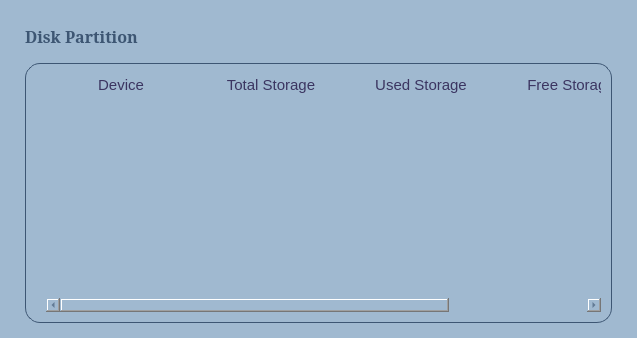
<?xml version="1.0" encoding="UTF-8"?>
<ui version="4.0">
 <class>Form</class>
 <widget class="QWidget" name="Form">
  <property name="geometry">
   <rect>
    <x>0</x>
    <y>0</y>
    <width>637</width>
    <height>338</height>
   </rect>
  </property>
  <property name="windowTitle">
   <string>Form</string>
  </property>
  <property name="styleSheet">
   <string notr="true">background-color: #A0B9D0;
color: #3d5673;</string>
  </property>
  <layout class="QVBoxLayout" name="verticalLayout">
   <property name="spacing">
    <number>15</number>
   </property>
   <property name="leftMargin">
    <number>25</number>
   </property>
   <property name="topMargin">
    <number>25</number>
   </property>
   <property name="rightMargin">
    <number>25</number>
   </property>
   <property name="bottomMargin">
    <number>15</number>
   </property>
   <item>
    <widget class="QLabel" name="label_93">
     <property name="font">
      <font>
       <family>Constantia</family>
       <pointsize>12</pointsize>
       <bold>true</bold>
      </font>
     </property>
     <property name="text">
      <string>Disk Partition</string>
     </property>
    </widget>
   </item>
   <item>
    <widget class="QTableWidget" name="tableWidget_2">
     <property name="font">
      <font>
       <family>Times New Roman</family>
       <pointsize>-1</pointsize>
      </font>
     </property>
     <property name="styleSheet">
      <string notr="true">QTableWidget {
	border-radius: 15px;
	border: 1px solid #3d5673;
	background-color: #A0B9D0;
	padding:10px;
	padding-left:20px;
	gridline-color: #3d5673;
	color:#3B3561;
	font-family: 'Times New Roman', serif;
	font-size: 15px;
}
QHeaderView {
	background-color: #A0B9D0;
	border-radius: 10px;
	color:#3B3561;
	font-family: 'Times New Roman', serif;
	font-size: 1s5px;
}

QHeaderView::section {
	background-color: #A0B9D0;
	border: none;
	border-radius: 25px;
	font-family: 'Times New Roman', serif;
	font-size: 15px;
}

QTableWidget QTableCornerButton::section {
    background-color: #A0B9D0;
    border: none;
	border-radius: 20px;
}
QScrollArea{
	border:none;
}

QScrollBar:vertical {
    border:none;
    background: #A0B9D0;
    width: 8px;
	border-radius:5px;
	padding-top:5px;
	padding-left:2px;
}

QScrollBar::handle:vertical {
    background: #3E8989;
    min-height: 20px;
	border-radius:3px;
	padding-left: 15px
}

QScrollBar::add-line:vertical {
    border:none;
    background: #A0B9D0;
    height: 0px;
    subcontrol-position: bottom;
    subcontrol-origin: margin;
}

QScrollBar::sub-line:vertical {
    border:none;
    background: #A0B9D0;
    height: 0px;
    subcontrol-position: top;
    subcontrol-origin: margin;
}

QScrollBar::add-page:vertical {
	background: #A0B9D0;
}

QScrollBar::sub-page:vertical {
	background: #A0B9D0;
}

/*Horizontal scrollbar*/
QScrollBar:horizontal {
    border: none;
    background: #A0B9D0;
    height: 8px;
    border-radius: 5px;
    padding-top: 2px;
    padding-left: 5px;
}

QScrollBar::handle:horizontal {
    background: #3E8989;
    min-width: 20px;
    border-radius: 3px;
    padding-left: 5px;
}

QScrollBar::add-line:horizontal {
    border: none;
    background: #A0B9D0;
    width: 0px;
    subcontrol-position: right;
    subcontrol-origin: margin;
}

QScrollBar::sub-line:horizontal {
    border: none;
    background: #A0B9D0;
    width: 0px;
    subcontrol-position: left;
    subcontrol-origin: margin;
}

QScrollBar::add-page:horizontal {
    background: #A0B9D0;
}

QScrollBar::sub-page:horizontal {
    background: #A0B9D0;
}

QTableView::item{
	padding-left: 20px;
	textAlignment: center
}
QTableView::item:selected{
	selection-background-color: #3B3561;
	selection-color: white;
}
</string>
     </property>
     <property name="selectionBehavior">
      <enum>QAbstractItemView::SelectRows</enum>
     </property>
     <property name="verticalScrollMode">
      <enum>QAbstractItemView::ScrollPerPixel</enum>
     </property>
     <property name="horizontalScrollMode">
      <enum>QAbstractItemView::ScrollPerPixel</enum>
     </property>
     <property name="gridStyle">
      <enum>Qt::DashLine</enum>
     </property>
     <attribute name="horizontalHeaderMinimumSectionSize">
      <number>100</number>
     </attribute>
     <attribute name="horizontalHeaderDefaultSectionSize">
      <number>150</number>
     </attribute>
     <attribute name="verticalHeaderMinimumSectionSize">
      <number>50</number>
     </attribute>
     <attribute name="verticalHeaderDefaultSectionSize">
      <number>50</number>
     </attribute>
     <column>
      <property name="text">
       <string>Device</string>
      </property>
      <property name="font">
       <font>
        <family>Constantia</family>
        <pointsize>10</pointsize>
       </font>
      </property>
     </column>
     <column>
      <property name="text">
       <string>Total Storage</string>
      </property>
      <property name="font">
       <font>
        <family>Constantia</family>
        <pointsize>10</pointsize>
       </font>
      </property>
     </column>
     <column>
      <property name="text">
       <string>Used Storage</string>
      </property>
      <property name="font">
       <font>
        <family>Constantia</family>
        <pointsize>10</pointsize>
       </font>
      </property>
     </column>
     <column>
      <property name="text">
       <string>Free Storage</string>
      </property>
      <property name="font">
       <font>
        <family>Constantia</family>
        <pointsize>10</pointsize>
       </font>
      </property>
     </column>
     <column>
      <property name="text">
       <string>Percent</string>
      </property>
      <property name="font">
       <font>
        <family>Constantia</family>
        <pointsize>10</pointsize>
       </font>
      </property>
     </column>
    </widget>
   </item>
  </layout>
 </widget>
 <resources/>
 <connections/>
</ui>
